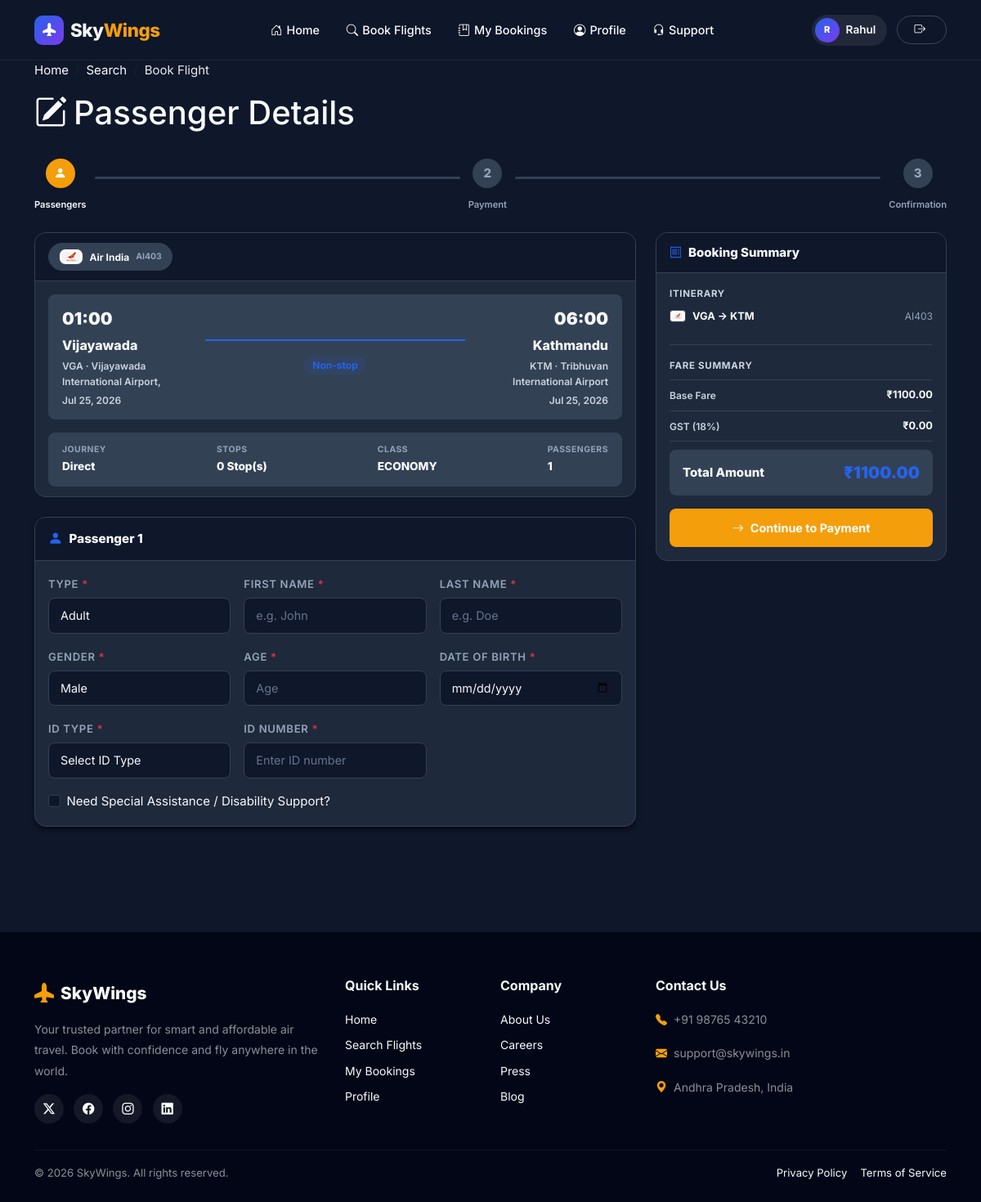
The app's page /book/25/ (signed in), older data.
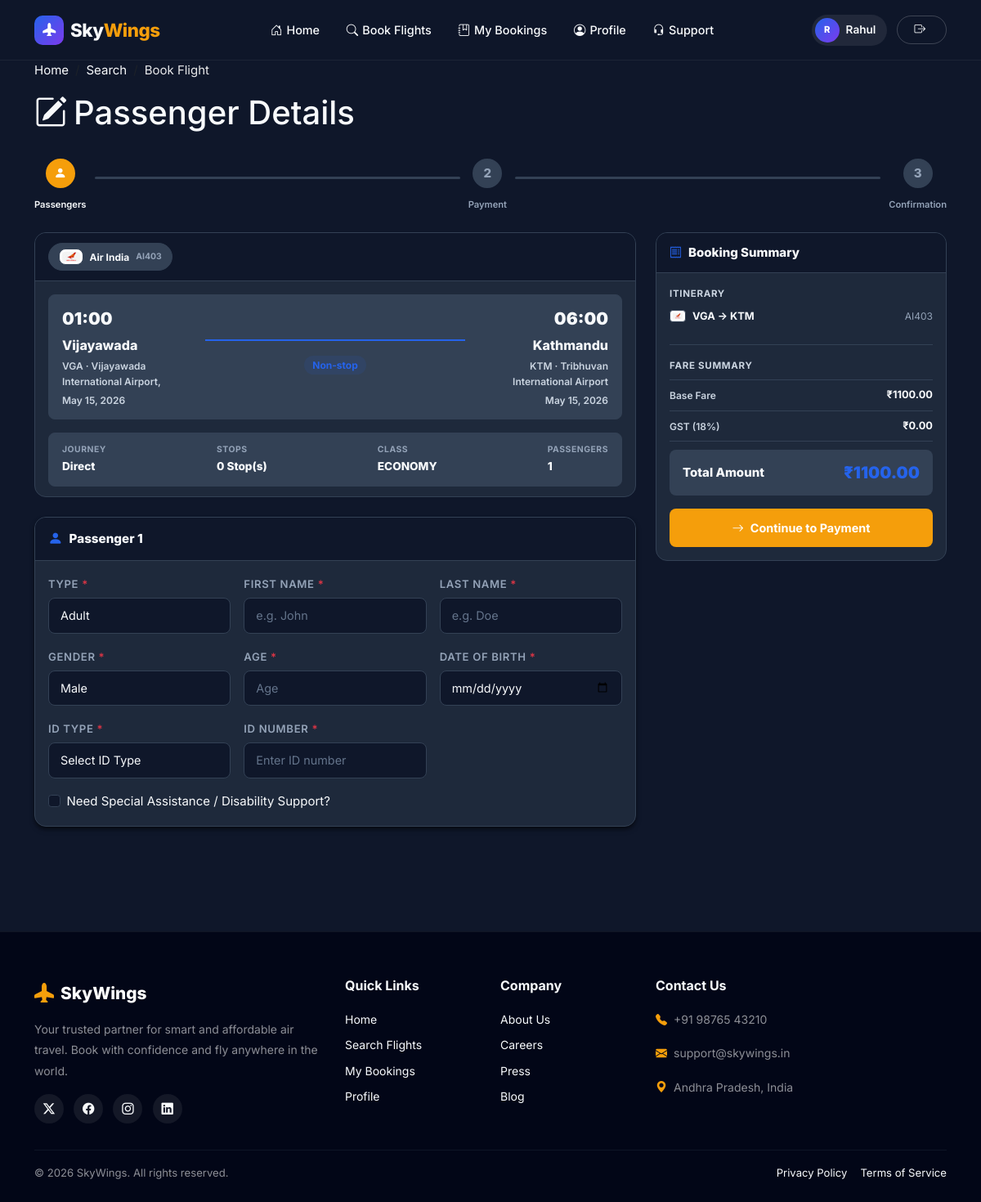
The same page, newer data.
### home/models.py (models this page shows, shortened)
class Flight(models.Model):
    flight_number = models.CharField(max_length=10)
    airline = models.ForeignKey(Airline, on_delete=models.CASCADE)
    departure_airport = models.ForeignKey(Airport, related_name='departures', on_delete=models.CASCADE)
    arrival_airport = models.ForeignKey(Airport, related_name='arrivals', on_delete=models.CASCADE)
    departure_time = models.DateTimeField()
    arrival_time = models.DateTimeField()
    economy_seats = models.PositiveIntegerField()
    business_seats = models.PositiveIntegerField()
    first_class_seats = models.PositiveIntegerField()
    economy_price = models.DecimalField(max_digits=10, decimal_places=2)
    business_price = models.DecimalField(max_digits=10, decimal_places=2)
    first_class_price = models.DecimalField(max_digits=10, decimal_places=2)
    stops = models.PositiveIntegerField(default=0)
    cabin_allowance = models.CharField('Cabin', max_length=80, default='7 kg cabin bag')
    check_in_allowance = models.CharField('Check In', max_length=80, default='15 kg check-in bag')
    @property
    def current_economy_price(self):
        return self._calculate_dynamic_price(self.economy_price, self.economy_seats)
    def _calculate_dynamic_price(self, base_price, available_seats):
        if not base_price:
            return Decimal('0.00')
        price_multiplier = Decimal('1.00')
        if available_seats <= 10:
            price_multiplier += Decimal('0.20')
        elif available_seats > 100:
            price_multiplier -= Decimal('0.10')
        from django.utils import timezone
        time_left = self.departure_time - timezone.now()
        if time_left.days <= 2 and time_left.days >= 0:
            price_multiplier += Decimal('0.15')
        return round(base_price * price_multiplier, 2)
    def get_price_for_class(self, travel_class):
        if travel_class == 'ECONOMY': return self.current_economy_price
        elif travel_class == 'BUSINESS': return self.current_business_price
        elif travel_class == 'FIRST': return self.current_first_class_price
        return Decimal('0.00')

class Airline(models.Model):
    name = models.CharField(max_length=100)
    code = models.CharField(max_length=2, unique=True)
    logo = models.ImageField(upload_to='airlines/', null=True, blank=True)

class Airport(models.Model):
    code = models.CharField(max_length=3, unique=True)
    name = models.CharField(max_length=100)
    city = models.CharField(max_length=100)
    country = models.CharField(max_length=100)
    image = models.ImageField(upload_to='airports/', null=True, blank=True)

### home/views.py (the view, shortened to what this page needs)
@login_required
def book_flight(request, flight_id):
    path_str = request.GET.get('path', request.POST.get('path', str(flight_id)))
    path_ids = path_str.split(',')
    flights = [get_object_or_404(Flight, pk=int(fid)) for fid in path_ids]
    passengers = int(request.GET.get('passengers', 1))
    travel_class = request.GET.get('class', 'ECONOMY')
    fare_type = request.GET.get('fare_type', 'NORMAL').upper()
    if fare_type not in ['NORMAL', 'STUDENT']:
        fare_type = 'NORMAL'
    combined_price = sum(f.get_price_for_class(travel_class) for f in flights)
    original_total_price = combined_price * passengers
    discount_amount = Decimal('0.00')
    total_price = original_total_price
    if fare_type == 'STUDENT' and original_total_price > 0:
        discount_amount = round(original_total_price * Decimal('0.10'), 2)
        total_price = original_total_price - discount_amount
    return render(request, 'book.html', {
        'flight': flights[0],
        'flights': flights, # Pass all segments
        'path': path_str,
        'passengers': range(1, passengers + 1),
        'travel_class': travel_class,
        'fare_type': fare_type,
        'price': combined_price,
        'original_total_price': original_total_price,
        'discount_amount': discount_amount,
        'total_price': total_price,
    })

### templates/book.html (shortened to what the changed rows need)
{% extends 'base.html' %}
{% load custom_filters %}
{% block body %}
<div class="booking-hero">
  <div class="container">
    <h1><i class="bi bi-pencil-square me-2"></i>Passenger Details</h1>
  </div>
</div>
<div class="container py-4">
  <div class="row g-4">
    <div class="col-lg-8">
      <div class="ticket-card mb-4">
        <div class="ticket-header">
          <div class="ticket-airline-strip mb-0">
            {% for f in flights %}
            <div class="ticket-airline-item" title="{{ f.airline.name }}">
              {% if f.airline.logo %}
              <img src="{{ f.airline.logo.url }}" alt="{{ f.airline.name }}" class="ticket-airline-logo">
              {% else %}
              <span class="ticket-airline-fallback">{{ f.airline.code }}</span>
              {% endif %}
              <span>{{ f.airline.name }}</span>
              <span class="text-muted" style="font-size:0.65rem;">{{ f.airline.code }}{{ f.flight_number }}</span>
            </div>
            {% endfor %}
          </div>
        </div>
        <div class="ticket-body" style="padding-bottom:0;">
          <div class="route-display mb-3">
            <div class="route-point text-start">
              <div class="route-time">{{ flights.0.departure_time|time:"H:i" }}</div>
              <div class="route-city">{{ flights.0.departure_airport.city }}</div>
              <div class="route-detail">{{ flights.0.departure_airport.code }} &middot; {{ flights.0.departure_airport.name }}</div>
              <div class="route-detail mt-1">{{ flights.0.departure_time|date:"M d, Y" }}</div>
            </div>
            {% with last_seg=flights|last %}
            <div class="route-point text-end">
              <div class="route-time">{{ last_seg.arrival_time|time:"H:i" }}</div>
              <div class="route-city">{{ last_seg.arrival_airport.city }}</div>
              <div class="route-detail">{{ last_seg.arrival_airport.code }} &middot; {{ last_seg.arrival_airport.name }}</div>
              <div class="route-detail mt-1">{{ last_seg.arrival_time|date:"M d, Y" }}</div>
            </div>
            {% endwith %}
          </div>
        </div>
      </div>
    </div>
    <div class="col-lg-4">
      <div class="ticket-card" style="position: sticky; top: 80px;">
        <div class="ticket-body">
          <div class="mb-3 pb-3" style="border-bottom:1px solid var(--border);">
            {% for f in flights %}
            <div class="d-flex justify-content-between align-items-center mb-2">
              <div class="d-flex align-items-center gap-2" style="font-size:0.8rem; font-weight:700; color:var(--text);">
                {% if f.airline.logo %}
                <img src="{{ f.airline.logo.url }}" alt="{{ f.airline.name }}" class="price-itinerary-logo" style="width:20px;height:auto;border-radius:4px;">
                {% else %}
                <span class="price-itinerary-fallback" style="padding:2px 4px;">{{ f.airline.code }}</span>
                {% endif %}
                {{ f.departure_airport.code }} &rarr; {{ f.arrival_airport.code }}
              </div>
              <div class="text-muted" style="font-size:0.75rem;">{{ f.airline.code }}{{ f.flight_number }}</div>
            </div>
            {% endfor %}
          </div>
        </div>
      </div>
    </div>
  </div>
</div>
{% endblock %}

Row changes from the older to the newer data that the page shows:
changed Flight "VGA": departure_time "Jul 25, 2026" → "May 15, 2026"; arrival_time "Jul 25, 2026" → "May 15, 2026"
